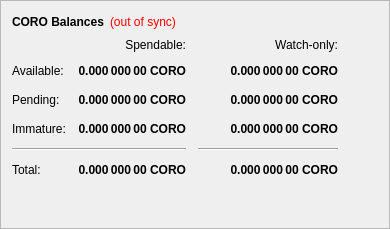
                                <widget class="QFrame" name="frame">
                                  <property name="frameShape">
                                    <enum>QFrame::StyledPanel</enum>
                                  </property>
                                  <property name="frameShadow">
                                    <enum>QFrame::Raised</enum>
                                  </property>
                                  <layout class="QVBoxLayout" name="verticalLayout_4">
                                    <item>
                                      <layout class="QHBoxLayout" name="horizontalLayout_4">
                                        <item>
                                          <widget class="QLabel" name="label_5">
                                            <property name="font">
                                              <font>
                                                <weight>75</weight>
                                                <bold>true</bold>
                                              </font>
                                            </property>
                                            <property name="text">
                                              <string>CORO Balances</string>
                                            </property>
                                          </widget>
                                        </item>
                                        <item>
                                          <widget class="QLabel" name="labelWalletStatus">
                                            <property name="cursor">
                                              <cursorShape>WhatsThisCursor</cursorShape>
                                            </property>
                                            <property name="toolTip">
                                              <string>The displayed information may be out of date. Your wallet automatically synchronizes with the CORONAatHOME network after a connection is established, but this process has not completed yet.</string>
                                            </property>
                                            <property name="styleSheet">
                                              <string notr="true">QLabel { color: red; }</string>
                                            </property>
                                            <property name="text">
                                              <string notr="true">(out of sync)</string>
                                            </property>
                                            <property name="alignment">
                                              <set>Qt::AlignLeading|Qt::AlignLeft|Qt::AlignVCenter</set>
                                            </property>
                                          </widget>
                                        </item>
                                        <item>
                                          <spacer name="horizontalSpacer_3">
                                            <property name="orientation">
                                              <enum>Qt::Horizontal</enum>
                                            </property>
                                            <property name="sizeHint" stdset="0">
                                              <size>
                                                <width>40</width>
                                                <height>20</height>
                                              </size>
                                            </property>
                                          </spacer>
                                        </item>
                                      </layout>
                                    </item>
                                    <item>
                                      <layout class="QGridLayout" name="gridLayout">
                                        <property name="spacing">
                                          <number>12</number>
                                        </property>
                                        <item row="2" column="2">
                                          <widget class="QLabel" name="labelWatchPending">
                                            <property name="font">
                                              <font>
                                                <weight>75</weight>
                                                <bold>true</bold>
                                              </font>
                                            </property>
                                            <property name="cursor">
                                              <cursorShape>IBeamCursor</cursorShape>
                                            </property>
                                            <property name="toolTip">
                                              <string>Unconfirmed transactions to watch-only addresses</string>
                                            </property>
                                            <property name="text">
                                              <string notr="true">0.000 000 00 CORO</string>
                                            </property>
                                            <property name="alignment">
                                              <set>Qt::AlignRight|Qt::AlignTrailing|Qt::AlignVCenter</set>
                                            </property>
                                            <property name="textInteractionFlags">
                                              <set>Qt::LinksAccessibleByMouse|Qt::TextSelectableByKeyboard|Qt::TextSelectableByMouse</set>
                                            </property>
                                          </widget>
                                        </item>
                                        <item row="2" column="1">
                                          <widget class="QLabel" name="labelUnconfirmed">
                                            <property name="font">
                                              <font>
                                                <weight>75</weight>
                                                <bold>true</bold>
                                              </font>
                                            </property>
                                            <property name="cursor">
                                              <cursorShape>IBeamCursor</cursorShape>
                                            </property>
                                            <property name="toolTip">
                                              <string>Total of transactions that have yet to be confirmed, and do not yet count toward the spendable balance</string>
                                            </property>
                                            <property name="text">
                                              <string notr="true">0.000 000 00 CORO</string>
                                            </property>
                                            <property name="alignment">
                                              <set>Qt::AlignRight|Qt::AlignTrailing|Qt::AlignVCenter</set>
                                            </property>
                                            <property name="textInteractionFlags">
                                              <set>Qt::LinksAccessibleByMouse|Qt::TextSelectableByKeyboard|Qt::TextSelectableByMouse</set>
                                            </property>
                                          </widget>
                                        </item>
                                        <item row="3" column="2">
                                          <widget class="QLabel" name="labelWatchImmature">
                                            <property name="font">
                                              <font>
                                                <weight>75</weight>
                                                <bold>true</bold>
                                              </font>
                                            </property>
                                            <property name="cursor">
                                              <cursorShape>IBeamCursor</cursorShape>
                                            </property>
                                            <property name="toolTip">
                                              <string>Staked or masternode rewards in watch-only addresses that has not yet matured</string>
                                            </property>
                                            <property name="text">
                                              <string notr="true">0.000 000 00 CORO</string>
                                            </property>
                                            <property name="alignment">
                                              <set>Qt::AlignRight|Qt::AlignTrailing|Qt::AlignVCenter</set>
                                            </property>
                                            <property name="textInteractionFlags">
                                              <set>Qt::LinksAccessibleByMouse|Qt::TextSelectableByKeyboard|Qt::TextSelectableByMouse</set>
                                            </property>
                                          </widget>
                                        </item>
                                        <item row="4" column="0" colspan="2">
                                          <widget class="Line" name="lineSpendableBalance">
                                            <property name="orientation">
                                              <enum>Qt::Horizontal</enum>
                                            </property>
                                          </widget>
                                        </item>
                                        <item row="4" column="2">
                                          <widget class="Line" name="lineWatchBalance">
                                            <property name="sizePolicy">
                                              <sizepolicy hsizetype="Preferred" vsizetype="Fixed">
                                                <horstretch>0</horstretch>
                                                <verstretch>0</verstretch>
                                              </sizepolicy>
                                            </property>
                                            <property name="minimumSize">
                                              <size>
                                                <width>140</width>
                                                <height>0</height>
                                              </size>
                                            </property>
                                            <property name="orientation">
                                              <enum>Qt::Horizontal</enum>
                                            </property>
                                          </widget>
                                        </item>
                                        <item row="5" column="0">
                                          <widget class="QLabel" name="labelTotalText">
                                            <property name="text">
                                              <string>Total:</string>
                                            </property>
                                          </widget>
                                        </item>
                                        <item row="3" column="1">
                                          <widget class="QLabel" name="labelImmature">
                                            <property name="font">
                                              <font>
                                                <weight>75</weight>
                                                <bold>true</bold>
                                              </font>
                                            </property>
                                            <property name="cursor">
                                              <cursorShape>IBeamCursor</cursorShape>
                                            </property>
                                            <property name="toolTip">
                                              <string>Staked or masternode rewards that has not yet matured</string>
                                            </property>
                                            <property name="text">
                                              <string notr="true">0.000 000 00 CORO</string>
                                            </property>
                                            <property name="alignment">
                                              <set>Qt::AlignRight|Qt::AlignTrailing|Qt::AlignVCenter</set>
                                            </property>
                                            <property name="textInteractionFlags">
                                              <set>Qt::LinksAccessibleByMouse|Qt::TextSelectableByKeyboard|Qt::TextSelectableByMouse</set>
                                            </property>
                                          </widget>
                                        </item>
                                        <item row="2" column="3">
                                          <spacer name="horizontalSpacer_2">
                                            <property name="orientation">
                                              <enum>Qt::Horizontal</enum>
                                            </property>
                                            <property name="sizeHint" stdset="0">
                                              <size>
                                                <width>40</width>
                                                <height>20</height>
                                              </size>
                                            </property>
                                          </spacer>
                                        </item>
                                        <item row="3" column="0">
                                          <widget class="QLabel" name="labelImmatureText">
                                            <property name="text">
                                              <string>Immature:</string>
                                            </property>
                                          </widget>
                                        </item>
                                        <item row="5" column="1">
                                          <widget class="QLabel" name="labelTotal">
                                            <property name="font">
                                              <font>
                                                <weight>75</weight>
                                                <bold>true</bold>
                                              </font>
                                            </property>
                                            <property name="cursor">
                                              <cursorShape>IBeamCursor</cursorShape>
                                            </property>
                                            <property name="toolTip">
                                              <string>Your current total balance</string>
                                            </property>
                                            <property name="text">
                                              <string notr="true">0.000 000 00 CORO</string>
                                            </property>
                                            <property name="alignment">
                                              <set>Qt::AlignRight|Qt::AlignTrailing|Qt::AlignVCenter</set>
                                            </property>
                                            <property name="textInteractionFlags">
                                              <set>Qt::LinksAccessibleByMouse|Qt::TextSelectableByKeyboard|Qt::TextSelectableByMouse</set>
                                            </property>
                                          </widget>
                                        </item>
                                        <item row="5" column="2">
                                          <widget class="QLabel" name="labelWatchTotal">
                                            <property name="font">
                                              <font>
                                                <weight>75</weight>
                                                <bold>true</bold>
                                              </font>
                                            </property>
                                            <property name="cursor">
                                              <cursorShape>IBeamCursor</cursorShape>
                                            </property>
                                            <property name="toolTip">
                                              <string>Current total balance in watch-only addresses</string>
                                            </property>
                                            <property name="text">
                                              <string notr="true">0.000 000 00 CORO</string>
                                            </property>
                                            <property name="alignment">
                                              <set>Qt::AlignRight|Qt::AlignTrailing|Qt::AlignVCenter</set>
                                            </property>
                                            <property name="textInteractionFlags">
                                              <set>Qt::LinksAccessibleByMouse|Qt::TextSelectableByKeyboard|Qt::TextSelectableByMouse</set>
                                            </property>
                                          </widget>
                                        </item>
                                        <item row="0" column="2">
                                          <widget class="QLabel" name="labelWatchonly">
                                            <property name="text">
                                              <string>Watch-only:</string>
                                            </property>
                                            <property name="alignment">
                                              <set>Qt::AlignRight|Qt::AlignTrailing|Qt::AlignVCenter</set>
                                            </property>
                                          </widget>
                                        </item>
                                        <item row="1" column="0">
                                          <widget class="QLabel" name="labelBalanceText">
                                            <property name="text">
                                              <string>Available:</string>
                                            </property>
                                          </widget>
                                        </item>
                                        <item row="1" column="1">
                                          <widget class="QLabel" name="labelBalance">
                                            <property name="font">
                                              <font>
                                                <weight>75</weight>
                                                <bold>true</bold>
                                              </font>
                                            </property>
                                            <property name="cursor">
                                              <cursorShape>IBeamCursor</cursorShape>
                                            </property>
                                            <property name="toolTip">
                                              <string>Your current spendable balance</string>
                                            </property>
                                            <property name="text">
                                              <string notr="true">0.000 000 00 CORO</string>
                                            </property>
                                            <property name="alignment">
                                              <set>Qt::AlignRight|Qt::AlignTrailing|Qt::AlignVCenter</set>
                                            </property>
                                            <property name="textInteractionFlags">
                                              <set>Qt::LinksAccessibleByMouse|Qt::TextSelectableByKeyboard|Qt::TextSelectableByMouse</set>
                                            </property>
                                          </widget>
                                        </item>
                                        <item row="1" column="2">
                                          <widget class="QLabel" name="labelWatchAvailable">
                                            <property name="font">
                                              <font>
                                                <weight>75</weight>
                                                <bold>true</bold>
                                              </font>
                                            </property>
                                            <property name="cursor">
                                              <cursorShape>IBeamCursor</cursorShape>
                                            </property>
                                            <property name="toolTip">
                                              <string>Your current balance in watch-only addresses</string>
                                            </property>
                                            <property name="text">
                                              <string notr="true">0.000 000 00 CORO</string>
                                            </property>
                                            <property name="alignment">
                                              <set>Qt::AlignRight|Qt::AlignTrailing|Qt::AlignVCenter</set>
                                            </property>
                                            <property name="textInteractionFlags">
                                              <set>Qt::LinksAccessibleByMouse|Qt::TextSelectableByKeyboard|Qt::TextSelectableByMouse</set>
                                            </property>
                                          </widget>
                                        </item>
                                        <item row="2" column="0">
                                          <widget class="QLabel" name="labelPendingText">
                                            <property name="text">
                                              <string>Pending:</string>
                                            </property>
                                          </widget>
                                        </item>
                                        <item row="0" column="1">
                                          <widget class="QLabel" name="labelSpendable">
                                            <property name="text">
                                              <string>Spendable:</string>
                                            </property>
                                            <property name="alignment">
                                              <set>Qt::AlignRight|Qt::AlignTrailing|Qt::AlignVCenter</set>
                                            </property>
                                          </widget>
                                        </item>
                                      </layout>
                                    </item>
                                    <item>
                                      <spacer name="verticalSpacer_4">
                                        <property name="orientation">
                                          <enum>Qt::Vertical</enum>
                                        </property>
                                        <property name="sizeHint" stdset="0">
                                          <size>
                                            <width>20</width>
                                            <height>40</height>
                                          </size>
                                        </property>
                                      </spacer>
                                    </item>
                                  </layout>
                                </widget>
